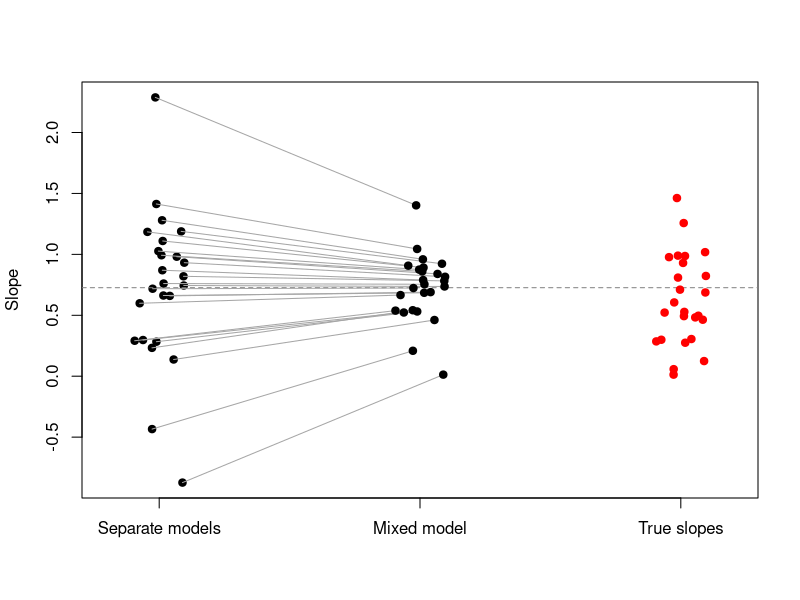

Here is the R script that generated this plot:
set.seed(316)  # Reproduce the same simulated data each time

# Set the true values used to simulate the data.
n_groups <- 25  # Number of groups
N <- 20         # Number of observations per group
alpha <- 0.2    # Common intercept for all groups
mu_beta <- 0.7  # Mean of the distribution of group slopes
sd_beta <- 0.4  # How much the true slopes vary among groups
sigma <- 2      # How much observations scatter around their group's line

# Draw one true slope for each group.
betas <- rnorm(n_groups, mean = mu_beta, sd = sd_beta)

# Give every group the same 20 predictor values.
x <- rnorm(N)

# Create one row per observation. Each group uses its own true slope.
d <- data.frame(
  group = factor(rep(seq_len(n_groups), each = N)),
  x = rep(x, times = n_groups),
  beta = rep(betas, each = N)
)

# Calculate the expected response on each group's line, then add noise.
d$expected_y <- alpha + d$beta * d$x
d$y <- rnorm(nrow(d), mean = d$expected_y, sd = sigma)

# Optional: look at the data for each group before fitting the models.
# ggplot2::ggplot(d, ggplot2::aes(x, y)) +
#   ggplot2::geom_point() +
#   ggplot2::facet_wrap(~ group)

# NO POOLING
# Fit a separate regression to each group. Each regression estimates its
# own intercept and slope using only observations from that group.
separate_slopes <- sapply(split(d, d$group), function(group_data) {
  model <- lm(y ~ x, data = group_data)
  coef(model)[["x"]]
})

# PARTIAL POOLING
# The fixed effect x estimates the overall slope.
# (0 + x | group) lets each group have a slope adjustment.
# The 0 applies inside the random-effects term. The model still has
# a shared fixed intercept.
m <- lme4::lmer(y ~ x + (0 + x | group), data = d)

# coef() adds each group's slope adjustment to the overall slope.
# Match the groups explicitly so each line connects the same group.
group_ids <- names(separate_slopes)
mixed_slopes <- coef(m)$group[group_ids, "x"]
true_slopes <- betas[as.integer(group_ids)]

# Give each group the same small horizontal offset in all three columns.
offset <- runif(n_groups, min = -0.10, max = 0.10)

plot(
  1 + offset, separate_slopes,
  xlim = c(0.8, 3.2),
  ylim = range(separate_slopes, mixed_slopes, true_slopes),
  xaxt = "n", xlab = "", ylab = "Slope",
  pch = 19
)

axis(1, at = 1:3, labels = c("Separate models", "Mixed model", "True slopes"))

# The dashed line shows the estimated overall slope in the mixed model.
abline(h = lme4::fixef(m)[["x"]], lty = 2, col = "grey50")

# Connect the two estimated slopes for each group.
segments(1 + offset, separate_slopes, 2 + offset, mixed_slopes, col = "grey65")
points(2 + offset, mixed_slopes, pch = 19)
points(3 + offset, true_slopes, pch = 19, col = "red")
